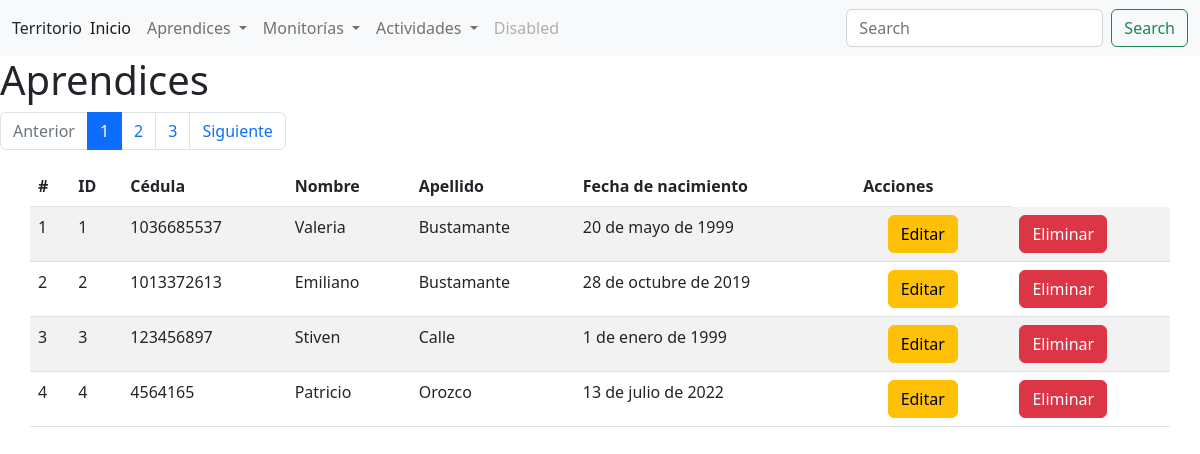
The app's page /territorio/aprendiz/, older data.
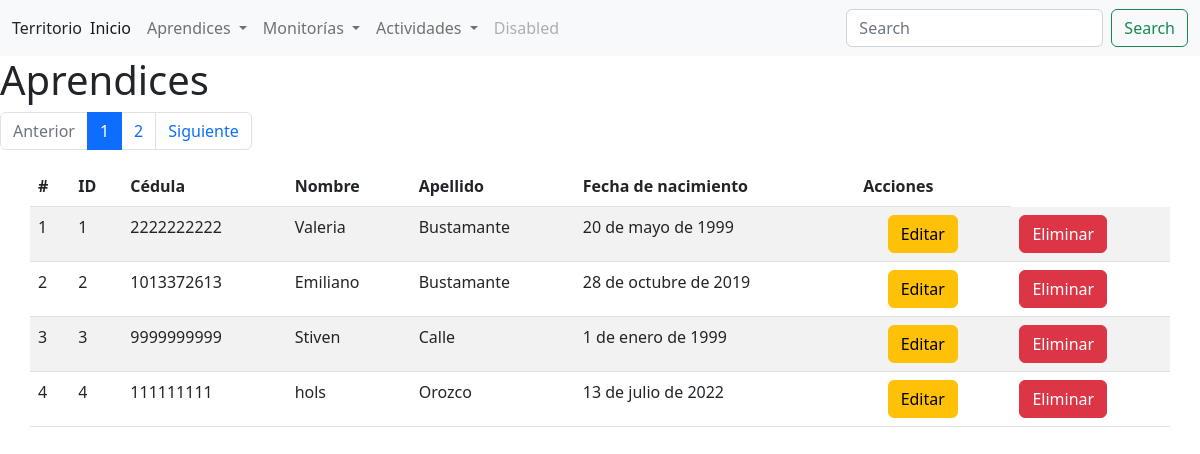
The same page, newer data.
### territorio/models.py (models this page shows, shortened)
class Aprendiz(models.Model):
    nombre = models.CharField(max_length=200)
    apellido = models.CharField(max_length=200)
    cedula = models.IntegerField()
    fecha_nacimiento = models.DateField()#Si no quiero valores por defecto, hago la migración, y le doy 1, y le pongo una fecha por defecto temporal

### territorio/views.py (the view)
# urls.py: path('aprendiz/', views.listarAprendiz, name='aprendiz'),
def listarAprendiz(request):
    q = Aprendiz.objects.all()
    pag = Paginator(q, 4) #Número de registros que quiero por página
    page_number = request.GET.get('page')
    q = pag.get_page(page_number)
    contexto = {'page_obj': q }#Esta es la variable que se utiliza al final de el render
    return render(request, 'territorio/aprendiz/listar_aprendiz.html', contexto)

### territorio/templates/territorio/aprendiz/listar_aprendiz.html (shortened to what this page needs)
{% extends "territorio/base.html" %}
{% block body %}
<h1>Aprendices</h1>
{% if page_obj %}
<nav aria-label="...">
    <ul class="pagination">
        <li class="page-item {% if not page_obj.has_previous %}disabled{% endif %}">
            <a class="page-link" {% if page_obj.has_previous %} href="?page={{ page_obj.previous_page_number }}" {% endif %}>Anterior</a>
        </li>
        {% for i in "x"|rjust:page_obj.paginator.num_pages|make_list %}
            <li class="page-item {% if forloop.counter == page_obj.number %}active{% endif %}" aria-current="page">
                <a class="page-link" href="?page={{ forloop.counter }}">{{ forloop.counter }}</a>
            </li>
        {% endfor %}
        <li class="page-item {% if not page_obj.has_next %}disabled{% endif %}">
            <a class="page-link" {% if page_obj.has_next %}href="?page={{ page_obj.next_page_number }}"{% endif %}>Siguiente</a>
        </li>
    </ul>
</nav>
<table class="table table-striped container my-3" id="liAprendiz">
    <thead>
        <th>#</th>
        <th>ID</th>
        <th>Cédula</th>
        <th>Nombre</th>
        <th>Apellido</th>
        <th>Fecha de nacimiento</th>
        <th colspan="2">Acciones</th>
    </thead>
    <tbody>
        {% for registro in page_obj %}
        <tr>
            <td>{{forloop.counter}}</td>
            <td>{{ registro.id }}</td>
            <td>{{ registro.cedula }}</td>
            <td>{{ registro.nombre }}</td>
            <td>{{ registro.apellido }}</td>
            <td>{{ registro.fecha_nacimiento }}</td>
            <td>
            <td><a class="btn btn-warning" href="{% url 'territorio:aprendiz-editar' registro.id %}">Editar</a></td>
            </td>
            <td><a class="btn btn-danger" onclick="confirmacion('{% url 'territorio:aprendiz-eliminar' registro.id %}');" >Eliminar</a></td>
        </tr>
        {% endfor %}
    </tbody>
</table>
{% else %}
<h1>No hay datos</h1>
{% endif %}
{% endblock %}

Row changes from the older to the newer data that the page shows:
changed Aprendiz "Valeria": cedula "1036685537" → "2222222222"
changed Aprendiz "Stiven": cedula "123456897" → "9999999999"
changed Aprendiz "Orozco": cedula "4564165" → "111111111"; nombre "Patricio" → "hols"
Text that changed along with them:
list line gone: "3"
